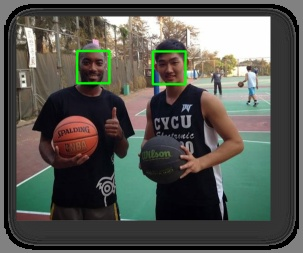
#> input picture Module 1 CV Basic Technical/chp_1_0_basletball.jpg, 303 x 253 px
$ python David_1_12_4_histogram_with_mask.py --image ../chp_1_0_basletball.jpg
#> lines starting #> are read from the running program, lines starting #| are printed output that depends on the picture
# USAGE
# python David_1_12_4_histogram_with_mask.py
# python David_1_12_4_histogram_with_mask.py --image "../../../CV-PyImageSearch Gurus Course/Dataset/data/a.jpg"
# python David_1_12_4_histogram_with_mask.py --image "../../../CV-PyImageSearch Gurus Course/Dataset/data/beach.png"

# import the necessary packages
from matplotlib import pyplot as plt
import argparse
import numpy as np
import cv2

def plot_histogram(image, title, mask=None):
	# grab the image channels, initialize the tuple of colors and
	# the figure
	chans = cv2.split(image)
	colors = ("b", "g", "r")
	plt.figure()
	plt.title(title)
	plt.xlabel("Bins")
	plt.ylabel("# of Pixels")

	# loop over the image channels
	for (chan, color) in zip(chans, colors):
		# create a histogram for the current channel and plot it
		hist = cv2.calcHist([chan], [0], mask, [256], [0, 256])
		plt.plot(hist, color=color)
		plt.xlim([0, 256])

# load the beach image and plot a histogram for it
# construct the argument parser and parse the arguments
ap = argparse.ArgumentParser()
ap.add_argument("-i", "--image", required=True, help="Path to the image")
args = vars(ap.parse_args())

image = cv2.imread(args["image"])
#> image is the input picture: shape (253, 303, 3); mean B, G, R 80.4, 87, 85.6
cv2.imshow("Original", image)
plot_histogram(image, "Histogram for Original Image")
#> the loop in plot_histogram, `for (chan, color) in zip(chans, colors):` made 3 passes
#> color on passes 1 to 3: 'b', 'g', 'r'

# construct a mask for our image -- our mask will be BLACK for regions
# we want to IGNORE and WHITE for regions we want to EXAMINE
mask = np.zeros(image.shape[:2], dtype="uint8")
cv2.rectangle(mask, (60, 290), (210, 390), 255, -1)
#> mask: shape (253, 303); every value is 0
cv2.imshow("Mask", mask)

# what does masking our image look like?
masked = cv2.bitwise_and(image, image, mask=mask)
#> masked: shape (253, 303, 3); every value is 0
cv2.imshow("Applying the Mask", masked)

# compute a histogram for our image, but we'll only include pixels in
# the masked region
plot_histogram(image, "Histogram for Masked Image", mask=mask)
#> the loop in plot_histogram (call 2), `for (chan, color) in zip(chans, colors):` made 3 passes

# show our plots
plt.show()
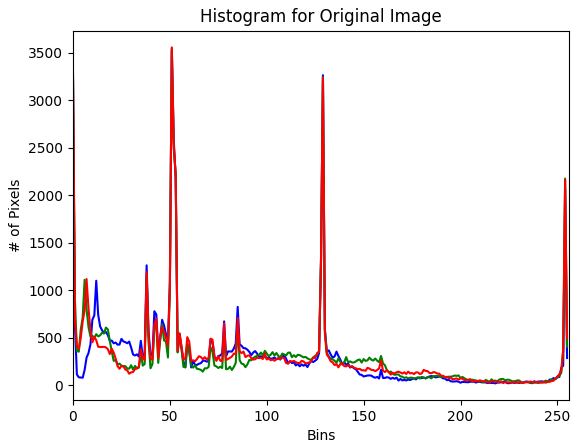
#> figure drawn by matplotlib, 1 panel; curve peaks at x = 51, y = 3524; curve peaks at x = 51, y = 3546; curve peaks at x = 51, y = 3556
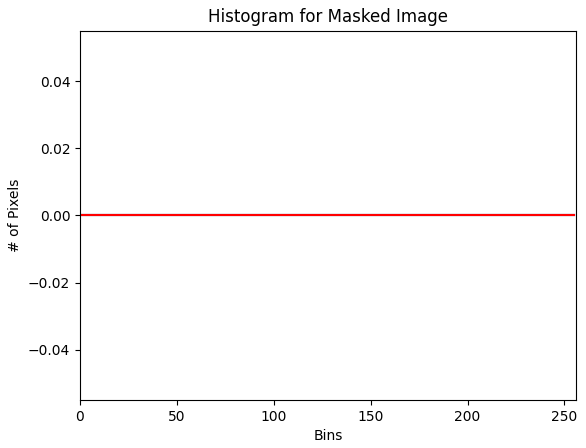
#> figure drawn by matplotlib, 1 panel
